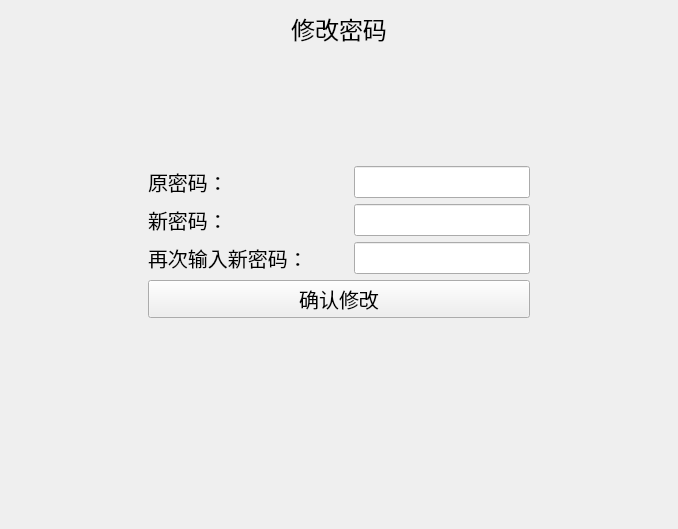
          <widget class="QWidget" name="page_3">
           <layout class="QGridLayout" name="gridLayout_12">
            <item row="0" column="1" colspan="2">
             <widget class="QLabel" name="label_title_editPassword">
              <property name="sizePolicy">
               <sizepolicy hsizetype="Preferred" vsizetype="Fixed">
                <horstretch>0</horstretch>
                <verstretch>0</verstretch>
               </sizepolicy>
              </property>
              <property name="maximumSize">
               <size>
                <width>16777215</width>
                <height>80</height>
               </size>
              </property>
              <property name="font">
               <font>
                <pointsize>18</pointsize>
               </font>
              </property>
              <property name="text">
               <string>修改密码</string>
              </property>
              <property name="alignment">
               <set>Qt::AlignCenter</set>
              </property>
              <property name="margin">
               <number>5</number>
              </property>
             </widget>
            </item>
            <item row="1" column="2">
             <spacer name="verticalSpacer">
              <property name="orientation">
               <enum>Qt::Vertical</enum>
              </property>
              <property name="sizeHint" stdset="0">
               <size>
                <width>20</width>
                <height>114</height>
               </size>
              </property>
             </spacer>
            </item>
            <item row="2" column="0">
             <spacer name="horizontalSpacer">
              <property name="orientation">
               <enum>Qt::Horizontal</enum>
              </property>
              <property name="sizeHint" stdset="0">
               <size>
                <width>137</width>
                <height>20</height>
               </size>
              </property>
             </spacer>
            </item>
            <item row="2" column="1" colspan="2">
             <layout class="QVBoxLayout" name="verticalLayout_5">
              <item>
               <layout class="QHBoxLayout" name="horizontalLayout_19">
                <item>
                 <widget class="QLabel" name="label_8">
                  <property name="minimumSize">
                   <size>
                    <width>200</width>
                    <height>0</height>
                   </size>
                  </property>
                  <property name="maximumSize">
                   <size>
                    <width>200</width>
                    <height>16777215</height>
                   </size>
                  </property>
                  <property name="font">
                   <font>
                    <pointsize>15</pointsize>
                   </font>
                  </property>
                  <property name="text">
                   <string>原密码：</string>
                  </property>
                 </widget>
                </item>
                <item>
                 <widget class="QLineEdit" name="lineEdit_pwd_last">
                  <property name="font">
                   <font>
                    <pointsize>15</pointsize>
                   </font>
                  </property>
                  <property name="echoMode">
                   <enum>QLineEdit::Password</enum>
                  </property>
                 </widget>
                </item>
               </layout>
              </item>
              <item>
               <layout class="QHBoxLayout" name="horizontalLayout_16">
                <item>
                 <widget class="QLabel" name="label_5">
                  <property name="minimumSize">
                   <size>
                    <width>200</width>
                    <height>0</height>
                   </size>
                  </property>
                  <property name="maximumSize">
                   <size>
                    <width>200</width>
                    <height>16777215</height>
                   </size>
                  </property>
                  <property name="font">
                   <font>
                    <pointsize>15</pointsize>
                   </font>
                  </property>
                  <property name="text">
                   <string>新密码：</string>
                  </property>
                 </widget>
                </item>
                <item>
                 <widget class="QLineEdit" name="lineEdit_pwd_1">
                  <property name="font">
                   <font>
                    <pointsize>15</pointsize>
                   </font>
                  </property>
                  <property name="echoMode">
                   <enum>QLineEdit::Password</enum>
                  </property>
                 </widget>
                </item>
               </layout>
              </item>
              <item>
               <layout class="QHBoxLayout" name="horizontalLayout_17">
                <item>
                 <widget class="QLabel" name="label_6">
                  <property name="sizePolicy">
                   <sizepolicy hsizetype="Fixed" vsizetype="Preferred">
                    <horstretch>0</horstretch>
                    <verstretch>0</verstretch>
                   </sizepolicy>
                  </property>
                  <property name="minimumSize">
                   <size>
                    <width>200</width>
                    <height>0</height>
                   </size>
                  </property>
                  <property name="maximumSize">
                   <size>
                    <width>200</width>
                    <height>16777215</height>
                   </size>
                  </property>
                  <property name="font">
                   <font>
                    <pointsize>15</pointsize>
                   </font>
                  </property>
                  <property name="text">
                   <string>再次输入新密码：</string>
                  </property>
                 </widget>
                </item>
                <item>
                 <widget class="QLineEdit" name="lineEdit_pwd_2">
                  <property name="font">
                   <font>
                    <pointsize>15</pointsize>
                   </font>
                  </property>
                  <property name="echoMode">
                   <enum>QLineEdit::Password</enum>
                  </property>
                 </widget>
                </item>
               </layout>
              </item>
              <item>
               <widget class="QPushButton" name="pushButton_confirmEditPassword">
                <property name="font">
                 <font>
                  <pointsize>15</pointsize>
                 </font>
                </property>
                <property name="text">
                 <string>确认修改</string>
                </property>
               </widget>
              </item>
             </layout>
            </item>
            <item row="2" column="3">
             <spacer name="horizontalSpacer_2">
              <property name="orientation">
               <enum>Qt::Horizontal</enum>
              </property>
              <property name="sizeHint" stdset="0">
               <size>
                <width>137</width>
                <height>20</height>
               </size>
              </property>
             </spacer>
            </item>
            <item row="3" column="1">
             <spacer name="verticalSpacer_2">
              <property name="orientation">
               <enum>Qt::Vertical</enum>
              </property>
              <property name="sizeHint" stdset="0">
               <size>
                <width>20</width>
                <height>200</height>
               </size>
              </property>
             </spacer>
            </item>
           </layout>
          </widget>
